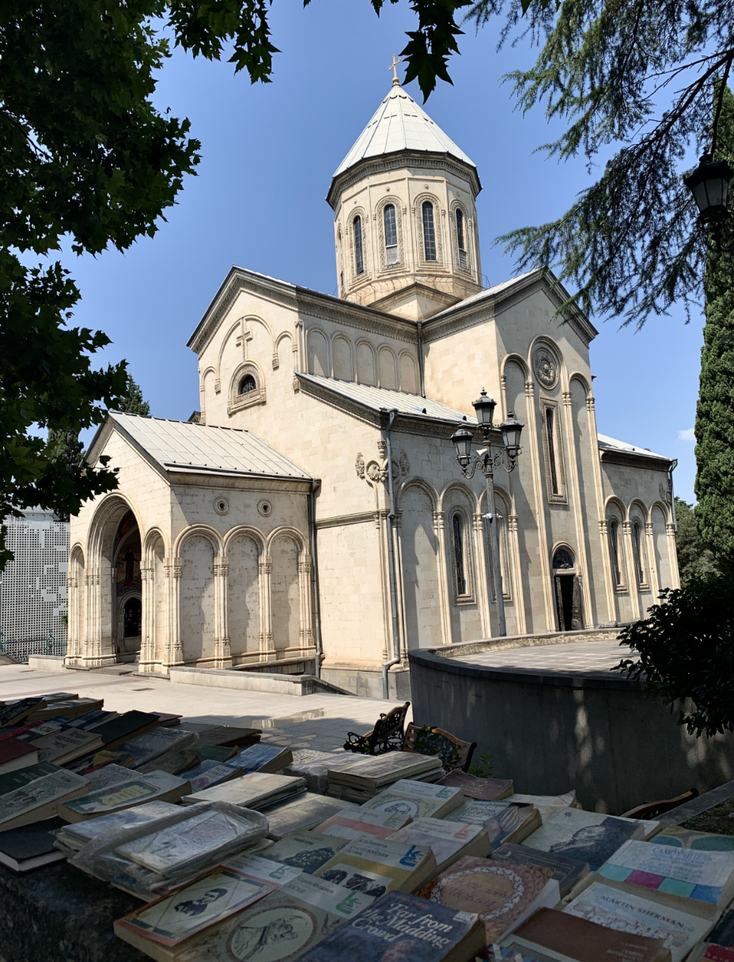
#> input picture data/church/input.png, 734 x 962 px, shrunk from 928 x 1216 before the run
$ jupyter execute --allow-errors 'Demo for Ambient Light.ipynb'   (shell and % lines are left out)
#> lines starting #> are read from the running program, lines starting #| are printed output that depends on the picture
### helpers.py
import time

import numpy as np
import numpy.linalg as npl
from matplotlib import pyplot as plt
from matplotlib import cbook


# Returns a 2d image that encodes a light direction from light_dir within its RGB components
# Light 2d will have the same dimensions as original_image
#
# light_dir: a 3 dimensional vector representing the desired light direction, passed in as a list i.e. [0, 0, 1]
# original_image: the image that we are trying to relight
def get_new_light_dir(light_dir, original_image):
    light_dir = np.array(light_dir)

    # y axis is inverted for some reason
    light_dir[1] = -light_dir[1]

    # normalize the input light vector
    magnitude = np.sum(light_dir ** 2)
    normalized_light_dir = light_dir / magnitude

    new_light_dir = np.zeros(np.shape(original_image))
    new_light_dir[:] = normalized_light_dir

    return new_light_dir


# Returns shading for a single light source
#
# light_dir: a 2d image that encodes a light direction within its RGB components, must be the same dimension as the image
# path: the folder path to where the image components (like normals and albedo) are stored
def get_shading(light_dir, path, light_colour=None):
    if light_colour is None:
        light_colour = [1, 1, 1]
    shading_original = plt.imread(path + 'ours_shd.png')

    # Read and normalize the normals
    normals = plt.imread(path + 'normals.png')
    normals = (normals * 2) - 1

    # Dot product between normals and light dir to create shading
    # (np.dot doesn't work for more than 2 dimensions)
    new_shading = normals * light_dir
    new_shading = np.sum(new_shading, axis=2)

    # Mask out the sky
    normals_for_mask = np.round(np.abs((normals)))
    mask = np.all(normals_for_mask == [0, 0, 0], axis=2)

    new_shading[mask] = shading_original[mask]
    new_shading = np.dstack([new_shading, new_shading, new_shading]) * light_colour

    return new_shading


# Combines multiple shadings into one normalized shading to allow for ambient light and secondary light sources
# IMPORTANT: if the shadings are directly opposite of each other (like strict left + strict right + strict top + strict bottom),
# they will CANCEL EACH OTHER OUT
#
# shading_list: the list of all shadings that we want to combine
# multiplier_list: the list of multipliers for each shading that represent how much of that shading we want in our image
# indexes of the multipliers and shading lists must align (i.e., shading at index 1 will look for a multiplier at index 1)
# [114 lines left out: functions combine_shading, get_image, create_meshgrid, unit_direction_3d, get_surface_lighting, get_surface_lighting_vectorized and 1 more, not called in this run]

### Demo for Ambient Light.ipynb
[cell 1]

import cv2
import numpy as np
import numpy.linalg as npl
from matplotlib import pyplot as plt
from matplotlib import cbook

[cell 2]
from helpers import *

[cell 3]
def main():
    # this is just an example of how we can use the above helpers to create a new relit image
    # right now it just creates an ambient light from all directions

    path = ('./data/church/')
    img = plt.imread(path + 'input.png')
#> img is the input picture: shape (962, 734, 3) float32; mean R, G, B 0.397, 0.422, 0.439

    # Get the lights for each direction we want to use for ambient light
    top_light = get_new_light_dir([0, -1, 0], img)
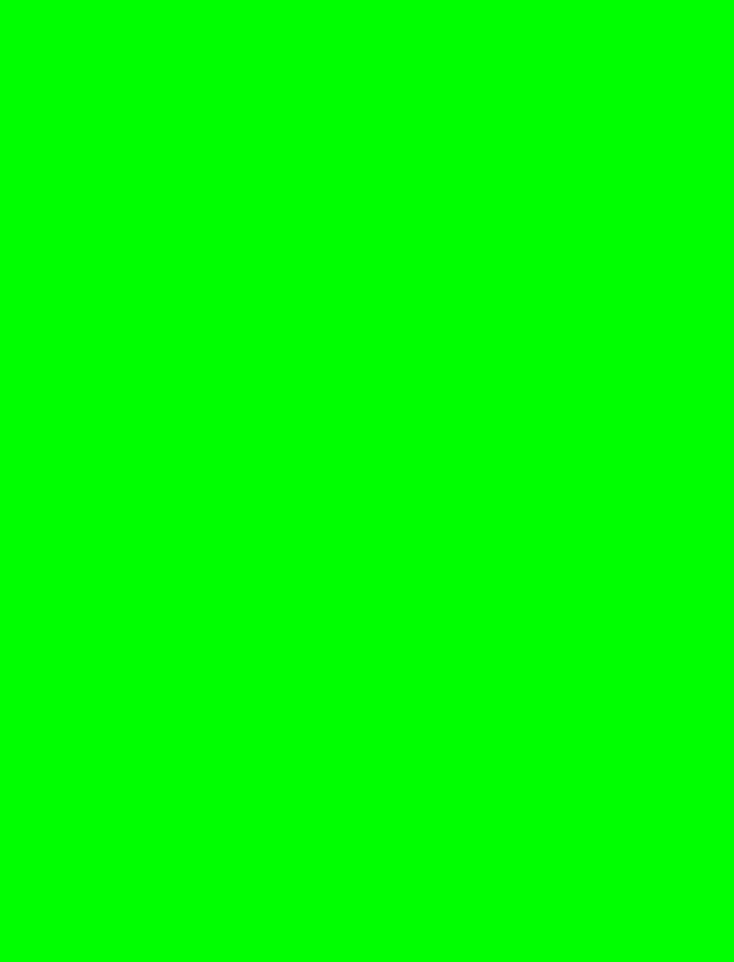
#> top_light: shape (962, 734, 3) float64; mean R, G, B 0, 1, 0
    bottom_light = get_new_light_dir([0, 1, 0.3], img)
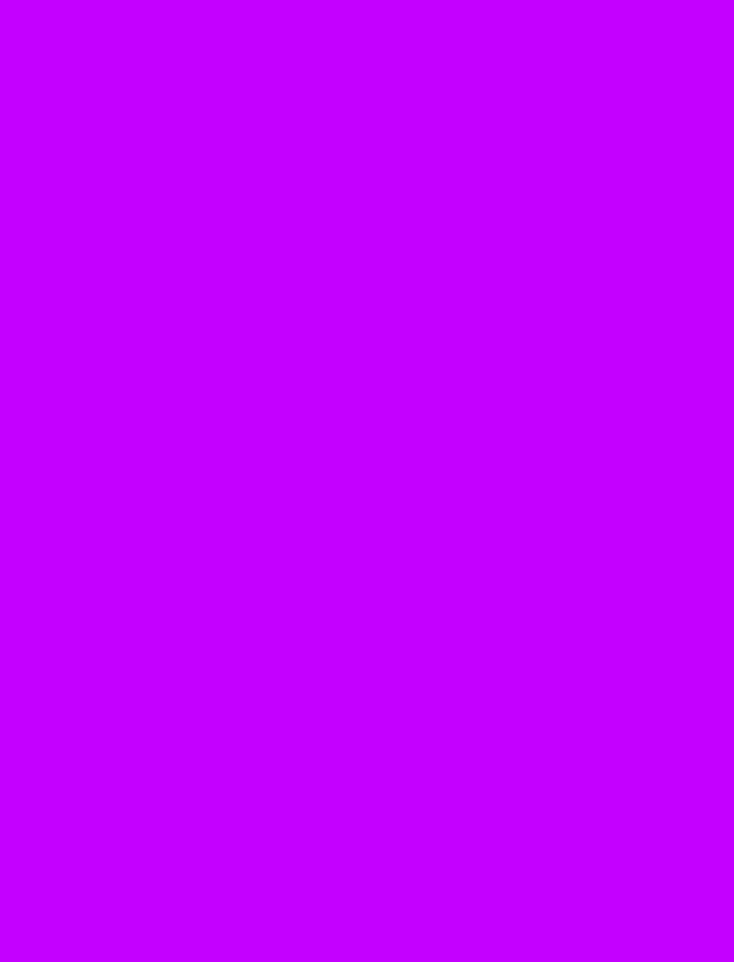
#> bottom_light: shape (962, 734, 3) float64; mean R, G, B 0, -0.917, 0.275; drawn with min black and max white
    left_light = get_new_light_dir([1, 0.3, 0.3], img)
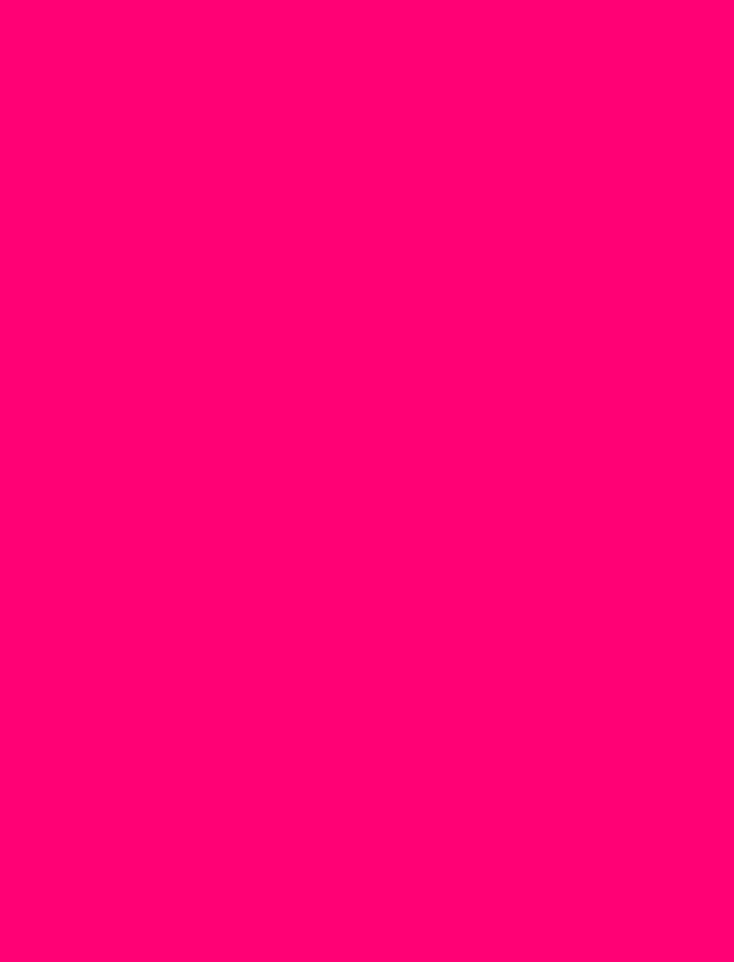
#> left_light: shape (962, 734, 3) float64; mean R, G, B 0.847, -0.254, 0.254; drawn with min black and max white
    right_light = get_new_light_dir([-1, 0.3, 0.3], img)
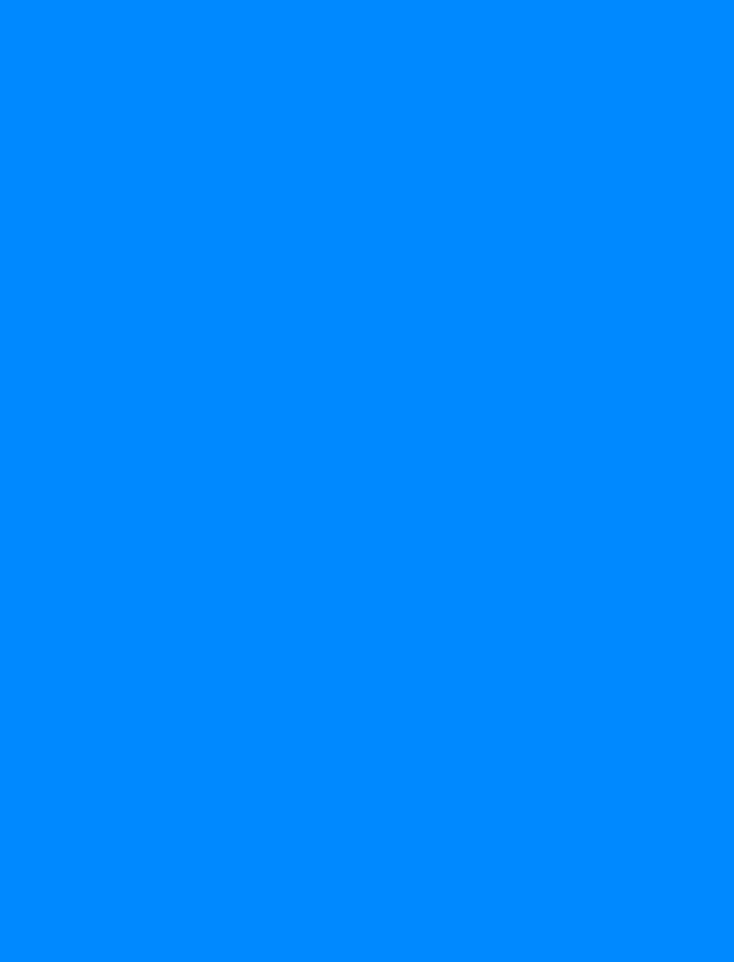
#> right_light: shape (962, 734, 3) float64; mean R, G, B -0.847, -0.254, 0.254; drawn with min black and max white

    # Get the shading with each new light direction
    top_shading = get_shading(top_light, path)
    bottom_shading = get_shading(bottom_light, path)
    left_shading = get_shading(left_light, path)
    right_shading = get_shading(right_light, path)

    # Combine each shading (this is where you would include the main light source as well)
    shading = [top_shading, bottom_shading, left_shading, right_shading]
    multipliers = [0.2, 0.2, 0.5, 0.5]

    shading = combine_shading(shading, multipliers)

    # Finally, create the image
    new_image = get_image(shading, path)

    f = plt.figure()

    # set width, height, dpi
    f.set_dpi(120)
    plt.axis('off')
    plt.imshow(new_image)
